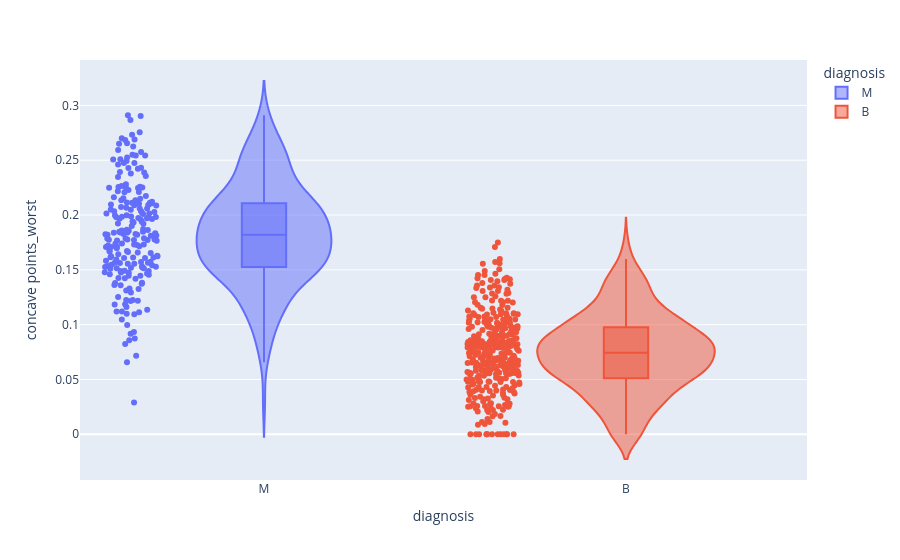

Notebook code for this chart:
### Code cell
px.violin(dados,x="diagnosis",y="concave points_worst", color ="diagnosis",box=True, points="all")

### Figure 1 — Plotly figure (JSON) as saved in the notebook; plotly's stock layout.template omitted (floating-point values rounded to 4 significant figures; data arrays with more than 128 entries replaced by an {"elided": "..."} marker saying what was removed)
{"data": [{"alignmentgroup": "True", "box": {"visible": true}, "hovertemplate": "diagnosis=%{x}<br>concave points_worst=%{y}<extra></extra>", "legendgroup": "M", "marker": {"color": "#636efa"}, "name": "M", "offsetgroup": "M", "orientation": "v", "points": "all", "scalegroup": "True", "showlegend": true, "type": "violin", "x": {"elided": "212 str values"}, "x0": " ", "xaxis": "x", "y": {"elided": "212 float values"}, "y0": " ", "yaxis": "y"}, {"alignmentgroup": "True", "box": {"visible": true}, "hovertemplate": "diagnosis=%{x}<br>concave points_worst=%{y}<extra></extra>", "legendgroup": "B", "marker": {"color": "#EF553B"}, "name": "B", "offsetgroup": "B", "orientation": "v", "points": "all", "scalegroup": "True", "showlegend": true, "type": "violin", "x": {"elided": "357 str values"}, "x0": " ", "xaxis": "x", "y": {"elided": "357 float values"}, "y0": " ", "yaxis": "y"}], "layout": {"legend": {"title": {"text": "diagnosis"}, "tracegroupgap": 0}, "margin": {"t": 60}, "violinmode": "overlay", "xaxis": {"anchor": "y", "categoryarray": ["M", "B"], "categoryorder": "array", "domain": [0, 1], "title": {"text": "diagnosis"}}, "yaxis": {"anchor": "x", "domain": [0, 1], "title": {"text": "concave points_worst"}}}}
